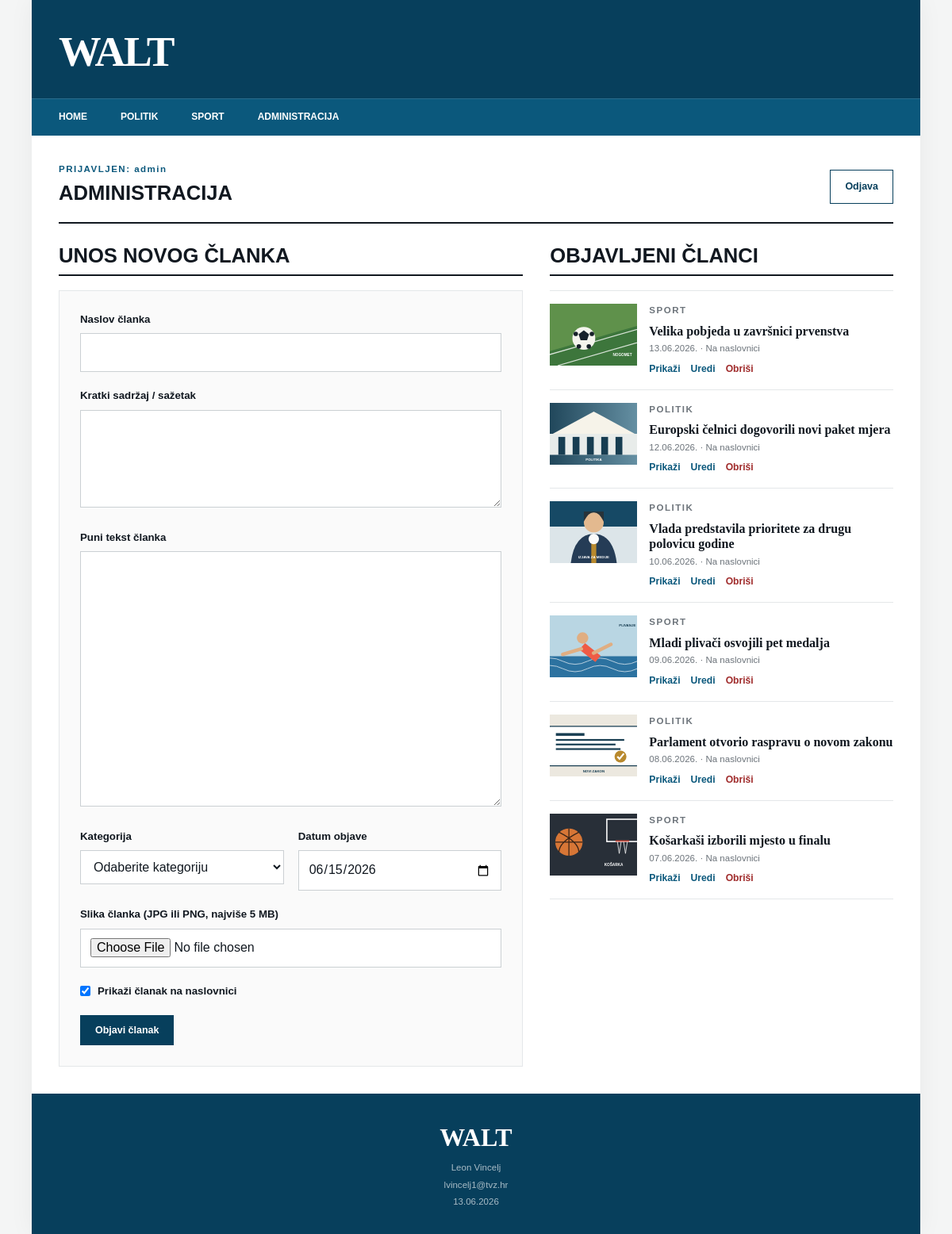
/admin.php (signed in), run on the app's committed database.
### tables this page shows
CREATE TABLE articles (
    id INT UNSIGNED AUTO_INCREMENT PRIMARY KEY,
    title VARCHAR(180) NOT NULL,
    summary VARCHAR(500) NOT NULL,
    content TEXT NOT NULL,
    category ENUM('politika', 'sport') NOT NULL,
    image VARCHAR(255) NOT NULL,
    published_at DATE NOT NULL,
    show_on_homepage TINYINT(1) NOT NULL DEFAULT 1,
    created_at TIMESTAMP DEFAULT CURRENT_TIMESTAMP,
    updated_at TIMESTAMP DEFAULT CURRENT_TIMESTAMP ON UPDATE CURRENT_TIMESTAMP,
    INDEX idx_home_category_date (show_on_homepage, category, published_at)
);

### auth.php (called while the page is built, shortened)
<?php
require_once __DIR__ . '/functions.php';
function current_username(): string
{
    return (string) ($_SESSION['username'] ?? '');
}

### functions.php (called while the page is built, shortened)
<?php
function e(?string $value): string
{
    return htmlspecialchars($value ?? '', ENT_QUOTES, 'UTF-8');
}
function format_date(string $date): string
{
    return date('d.m.Y.', strtotime($date));
}
function category_label(string $category): string
{
    return $category === 'sport' ? 'SPORT' : 'POLITIK';
}
function image_url(?string $image): string
{
    $image = $image ?: 'images/placeholder.svg';
    return e($image);
}

### db.php (called while the page is built, shortened)
<?php
function db(): mysqli
{
    static $connection = null;
    if ($connection === null) {
        try {
            $connection = new mysqli(DB_HOST, DB_USER, DB_PASS, DB_NAME);
            $connection->set_charset('utf8mb4');
        } catch (mysqli_sql_exception $exception) {
            http_response_code(500);
            exit('Povezivanje s bazom nije uspjelo. Provjerite config.php i import baze.');
        }
    }
    return $connection;
}

### admin.php (the view, shortened to what this page needs)
<?php
require_once __DIR__ . '/auth.php';
require_once __DIR__ . '/db.php';
$articles = db()->query(
    'SELECT id, title, category, image, published_at, show_on_homepage
     FROM articles ORDER BY published_at DESC, id DESC'
)->fetch_all(MYSQLI_ASSOC);
require __DIR__ . '/includes/header.php';
?>
<section class="admin-page">
    <div class="admin-heading">
        <div>
            <p class="eyebrow">PRIJAVLJEN: <?= e(current_username()) ?></p>
            <h1>ADMINISTRACIJA</h1>
        </div>
        <a class="button button-secondary" href="logout.php">Odjava</a>
    </div>
    <div class="admin-layout">
        <section>
            <h2>UNOS NOVOG ČLANKA</h2>
            <?php require __DIR__ . '/includes/article-form.php'; ?>
        </section>
        <section>
            <h2>OBJAVLJENI ČLANCI</h2>
            <div class="admin-list">
                <?php foreach ($articles as $item): ?>
                    <article class="admin-list-item">
                        <img src="<?= image_url($item['image']) ?>" alt="">
                        <div>
                            <p class="category"><?= e(category_label($item['category'])) ?></p>
                            <h3><?= e($item['title']) ?></h3>
                            <p><?= e(format_date($item['published_at'])) ?>
                                · <?= $item['show_on_homepage'] ? 'Na naslovnici' : 'Skriven s naslovnice' ?></p>
                            <div class="admin-actions">
                                <a href="clanak.php?id=<?= (int) $item['id'] ?>">Prikaži</a>
                                <a href="edit.php?id=<?= (int) $item['id'] ?>">Uredi</a>
                                <form method="post" action="delete.php" onsubmit="return confirm('Obrisati ovaj članak?');">
                                    <button type="submit">Obriši</button>
                                </form>
                            </div>
                        </div>
                    </article>
                <?php endforeach; ?>
            </div>
        </section>
    </div>
</section>
<?php require __DIR__ . '/includes/footer.php'; ?>

### css/style.css (style rules this page uses)
:root { --navy: #073f5c; --navy-light: #0b587c; --ink: #111820; --muted: #6d747b; --line: #e4e7e9; --paper: #ffffff; --background: #f4f5f5; --accent: #b8892d; --danger: #a02c2c; --success: #236b42; }
* { box-sizing: border-box; }
html { scroll-behavior: smooth; }
body { margin: 0; color: var(--ink); background: var(--background); font-family: Arial, Helvetica, sans-serif; line-height: 1.55; }
a { color: inherit; text-decoration: none; }
img { display: block; max-width: 100%; }
.eyebrow, .category { margin: 0 0 8px; color: var(--navy-light); font-size: 0.72rem; font-weight: 800; letter-spacing: 0.13em; }
.news-section, .form-page, .admin-page { padding: 34px; }
.section-heading, .admin-heading { display: flex; align-items: center; justify-content: space-between; gap: 20px; margin-bottom: 25px; border-bottom: 2px solid var(--ink); }
.section-heading h1, .section-heading h2, .admin-heading h1, .admin-page h2 { margin: 0; padding-bottom: 8px; font-size: 1.6rem; line-height: 1.2; }
.button { display: inline-block; width: auto !important; padding: 11px 18px !important; border: 1px solid var(--navy) !important; color: #fff !important; background: var(--navy) !important; font-size: 0.78rem !important; font-weight: 800 !important; cursor: pointer; }
.button-secondary { color: var(--navy) !important; background: #fff !important; }
.admin-heading { padding-bottom: 14px; }
.admin-heading .eyebrow { margin-bottom: 5px; }
.admin-layout { display: grid; grid-template-columns: minmax(0, 1.15fr) minmax(330px, 0.85fr); gap: 34px; }
.admin-page h2 { margin-bottom: 18px; border-bottom: 2px solid var(--ink); }
.admin-list { border-top: 1px solid var(--line); }
.admin-list-item { display: grid; grid-template-columns: 110px 1fr; gap: 15px; padding: 16px 0; border-bottom: 1px solid var(--line); }
.admin-list-item img { width: 110px; height: 78px; object-fit: cover; }
.admin-list-item h3 { margin: 0 0 4px; font-family: Georgia, "Times New Roman", serif; font-size: 1rem; line-height: 1.2; }
.admin-list-item p { margin: 0 0 7px; color: var(--muted); font-size: 0.72rem; }
.admin-actions { display: flex; flex-wrap: wrap; gap: 13px; font-size: 0.76rem; font-weight: 700; }
.admin-actions a, .admin-actions button { padding: 0; border: 0; color: var(--navy-light); background: none; font: inherit; cursor: pointer; }
.admin-actions button { color: var(--danger); }

### data on the page
articles: image (picture), category "SPORT", title "Velika pobjeda u završnici prvenstva", published_at "13.06.2026.", show_on_homepage "Na naslovnici"
articles: image (picture), category "POLITIK", title "Europski čelnici dogovorili novi paket mjera", published_at "12.06.2026.", show_on_homepage "Na naslovnici"
articles: image (picture), category "POLITIK", title "Vlada predstavila prioritete za drugu polovicu godine", published_at "10.06.2026.", show_on_homepage "Na naslovnici"
articles: image (picture), category "SPORT", title "Mladi plivači osvojili pet medalja", published_at "09.06.2026.", show_on_homepage "Na naslovnici"
articles: image (picture), category "POLITIK", title "Parlament otvorio raspravu o novom zakonu", published_at "08.06.2026.", show_on_homepage "Na naslovnici"
articles: image (picture), category "SPORT", title "Košarkaši izborili mjesto u finalu", published_at "07.06.2026.", show_on_homepage "Na naslovnici"

### other printed values
SITE_NAME "WALT"
current_username() "admin"
$submitLabel "Objavi članak"
